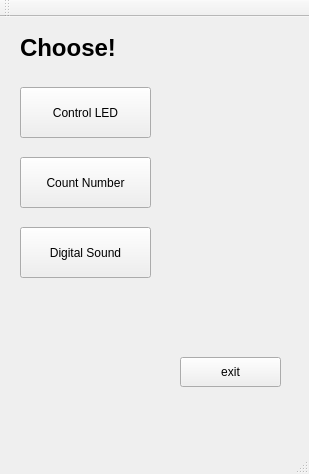
<?xml version="1.0" encoding="UTF-8"?>
<ui version="4.0">
 <class>MainWindow</class>
 <widget class="QMainWindow" name="MainWindow">
  <property name="geometry">
   <rect>
    <x>0</x>
    <y>0</y>
    <width>309</width>
    <height>474</height>
   </rect>
  </property>
  <property name="windowTitle">
   <string>MainWindow</string>
  </property>
  <widget class="QWidget" name="centralwidget">
   <widget class="QPushButton" name="btn_led">
    <property name="geometry">
     <rect>
      <x>20</x>
      <y>70</y>
      <width>131</width>
      <height>51</height>
     </rect>
    </property>
    <property name="text">
     <string>Control LED</string>
    </property>
   </widget>
   <widget class="QPushButton" name="btn_count">
    <property name="geometry">
     <rect>
      <x>20</x>
      <y>140</y>
      <width>131</width>
      <height>51</height>
     </rect>
    </property>
    <property name="text">
     <string>Count Number</string>
    </property>
   </widget>
   <widget class="QPushButton" name="btn_exit">
    <property name="geometry">
     <rect>
      <x>180</x>
      <y>340</y>
      <width>101</width>
      <height>30</height>
     </rect>
    </property>
    <property name="text">
     <string>exit</string>
    </property>
   </widget>
   <widget class="QLabel" name="label">
    <property name="geometry">
     <rect>
      <x>20</x>
      <y>10</y>
      <width>151</width>
      <height>41</height>
     </rect>
    </property>
    <property name="font">
     <font>
      <pointsize>18</pointsize>
      <weight>75</weight>
      <bold>true</bold>
     </font>
    </property>
    <property name="text">
     <string>Choose!</string>
    </property>
   </widget>
   <widget class="QPushButton" name="btn_sound">
    <property name="geometry">
     <rect>
      <x>20</x>
      <y>210</y>
      <width>131</width>
      <height>51</height>
     </rect>
    </property>
    <property name="text">
     <string>Digital Sound</string>
    </property>
   </widget>
  </widget>
  <widget class="QMenuBar" name="menubar">
   <property name="geometry">
    <rect>
     <x>0</x>
     <y>0</y>
     <width>309</width>
     <height>28</height>
    </rect>
   </property>
  </widget>
  <widget class="QStatusBar" name="statusbar"/>
  <widget class="QToolBar" name="toolBar">
   <property name="windowTitle">
    <string>toolBar</string>
   </property>
   <attribute name="toolBarArea">
    <enum>TopToolBarArea</enum>
   </attribute>
   <attribute name="toolBarBreak">
    <bool>false</bool>
   </attribute>
  </widget>
 </widget>
 <resources/>
 <connections/>
</ui>
